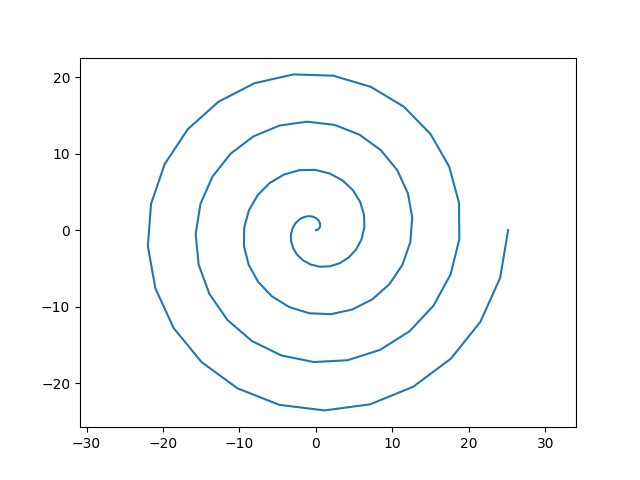

Generate this figure with Python:
import matplotlib.pyplot as plt
import numpy as np

def arhspiral (a = 1):
    f = np.linspace(0, 8*np.pi, 100)
    r = a * f
    x = r * np.cos(f)
    y = r * np.sin(f)
    plt.plot(x,y)
    plt.axis('equal')
    plt.savefig('task4_arhspiral.png')



if __name__ == '__main__':
    arhspiral()
